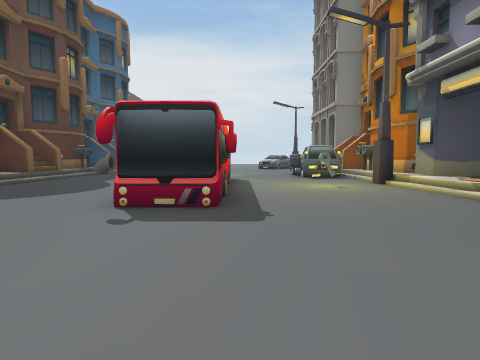
View 1 (above)

20 first-person views from a walk through a scene from a Unity 3-D project. The camera is 1.4 m above the floor, tilts 4° down and sees 75° across. The floor is counted in squares, 2 m on a side. Each view is taken from the middle of a square. On the plan, view 1 faces up. The plan holds only what a view shows up to about 10 squares ahead; the rest is blank. The place goes on beyond the plan. The player character is not drawn. Some animated figures are left out.

View 2
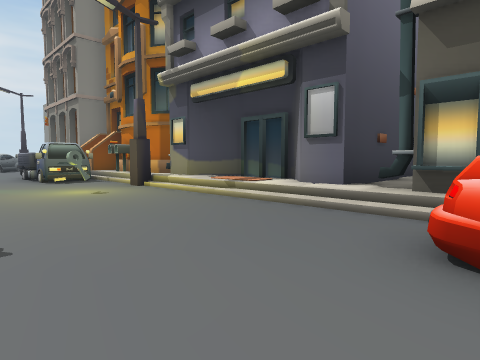

View 3
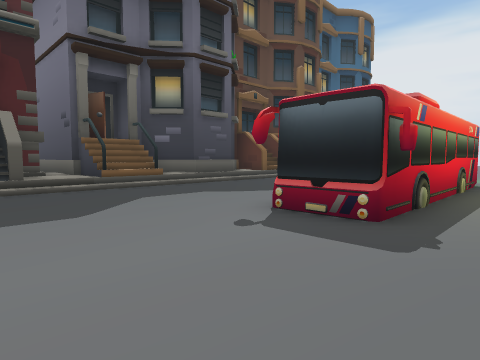

View 4
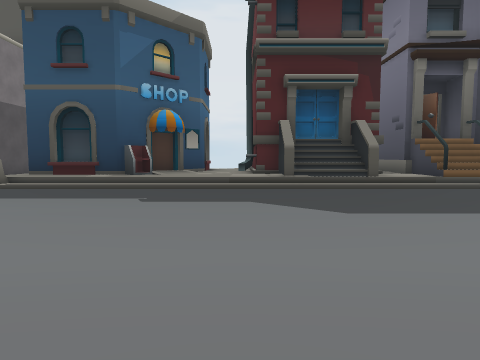

View 5
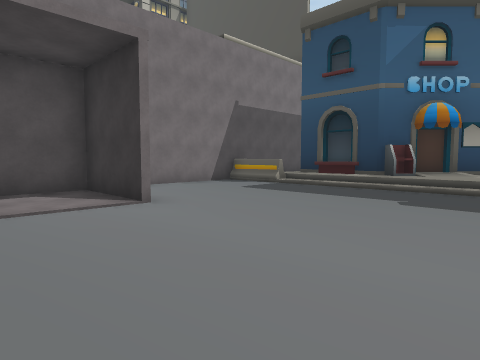

View 6
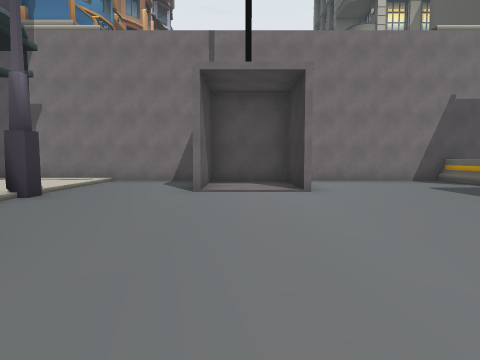

View 7
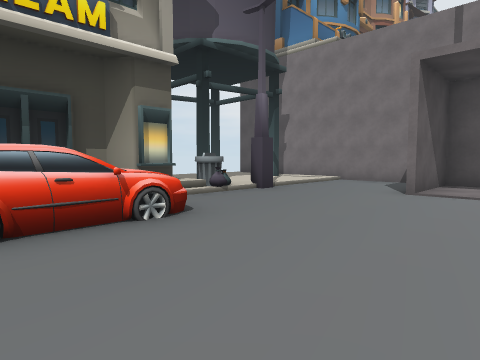

View 8
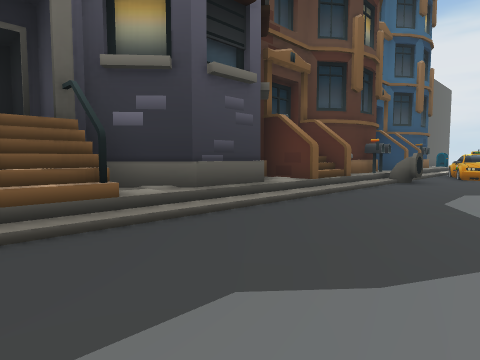

View 9
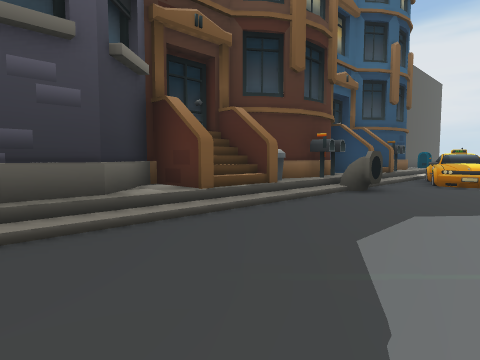

View 10
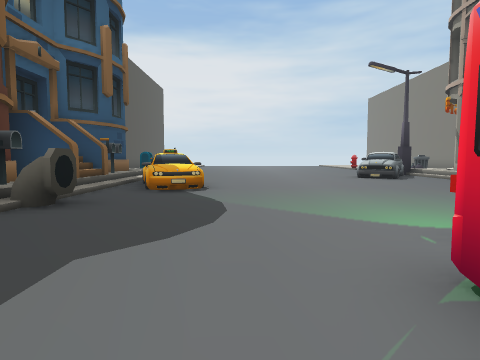

View 11
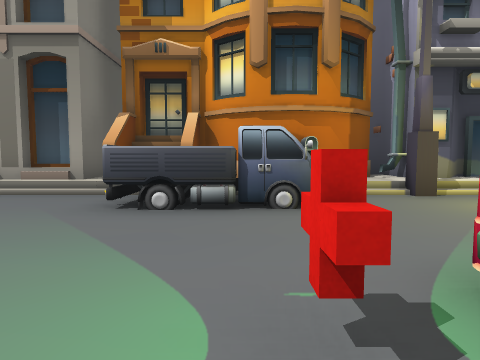

View 12
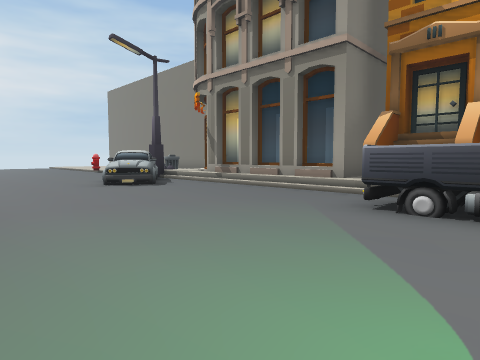

View 13
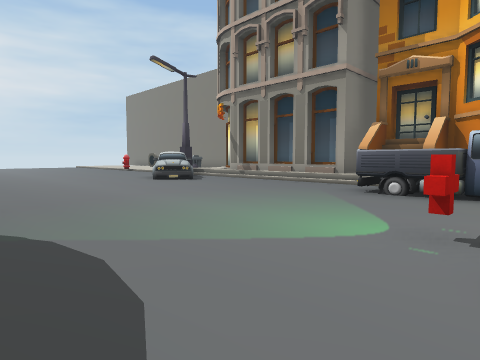

View 14
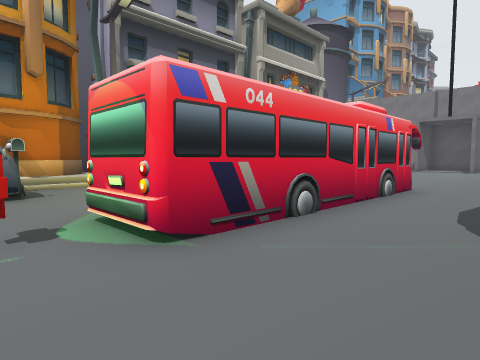

View 15
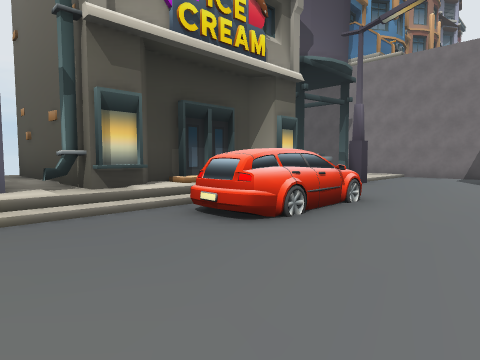

View 16
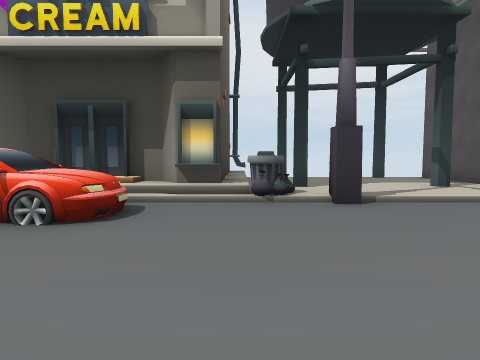

View 17
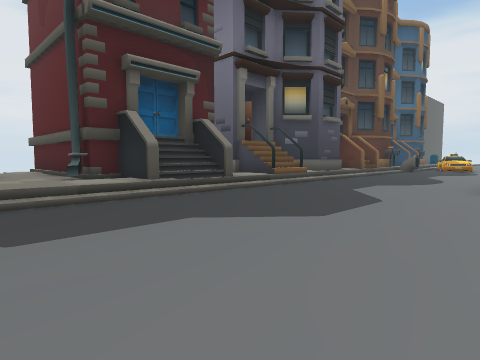

View 18
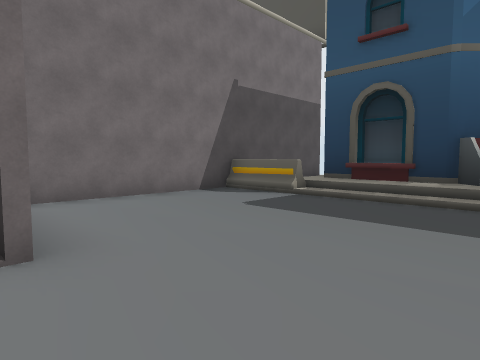

View 19
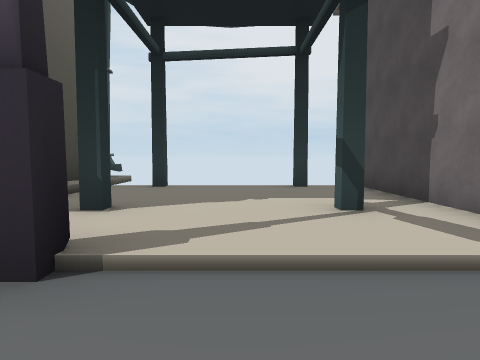

View 20
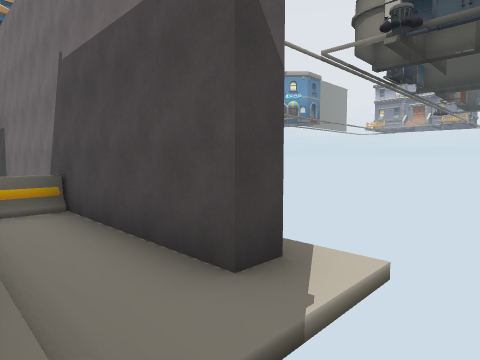

### Floor plan
Key: @ floor where view 1 was taken; # wall or solid block; . main floor; : floor 0.25 m higher than the main floor; + floor 0.5 m higher than the main floor; / step, stairs or slope; B building; C car; A barrier; O other object.
Columns run from 13 left of view 1 to 10 right of it. Each row starts with its distance up from view 1.
 19      BB/ ......O./B
 18      BB/O......../B
 17        /OO......./B
 16      BB/OO......./B
 15      B+/........./BBB
 14       BO........C/ B
 13      BB/........C BB
 12      BB/....O...C/BB
 11       //........C/B
 10      BB/....#..../B
  9      B+/....#O.../ B
  8       B/....#..#.#BBB
  7      BB/....#..../ B
  6      B+/....#O.../ B
  5    BBBB/....#..../ B
  4   BBBBB/........./BBBB
  3     BB+/........./    B
  2      BB/........./BBBBBB
  1        /........C/
  0 BBBBBBB/.....@..C
 -1      B+/........C/
 -2       +/........./B
 -3        /.........OB
 -4      B+/.........O/#::
 -5      B+/........./::::
 -6      B /....#.#../::::
 -7  +++++ A....#.#../:#::
 -8   :::::A....###../::::
 -9   :####################

Positions as (right, up) in squares from view 1, and headings:
1: (0, 0), facing up
2: (0, 1), facing up-right
3: (1, 1), facing up-left
4: (1, -1), facing left
5: (1, -1), facing down-left
6: (0, 1), facing down
7: (-1, 1), facing down-right
8: (-3, 4), facing up-left
9: (-3, 7), facing up-left
10: (-3, 9), facing up
11: (-2, 12), facing right
12: (-2, 12), facing up-right
13: (-4, 11), facing up-right
14: (-4, 12), facing down-right
15: (0, 4), facing down-right
16: (-1, -3), facing right
17: (-1, -3), facing up-left
18: (-1, -3), facing down-left
19: (2, -6), facing right
20: (-12, -7), facing down-right
